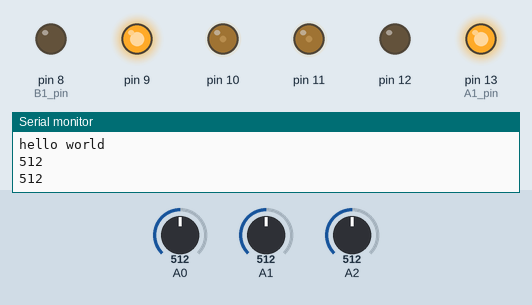
Simulated run of this sketch. Board: Arduino Uno, built with avr-gcc and run on an emulated ATmega328P. Shown: output pins drawn as LEDs (lit = HIGH), the last lines printed to the serial monitor. The inputs (shaded band) are chosen by the test bench; at power-on: A2 = 512, A0 = 512, A1 = 512.

Above: at 1.3 s.
1.4 s: A2 set to 162
3.3 s: A2 set to 144
At 4.5 s:
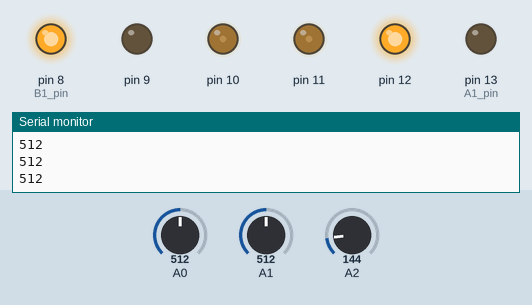
5.6 s: A2 set to 306
At 6.0 s:
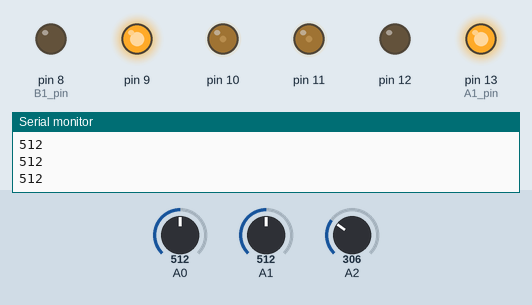
7.1 s: A2 set to 122
At 8.7 s:
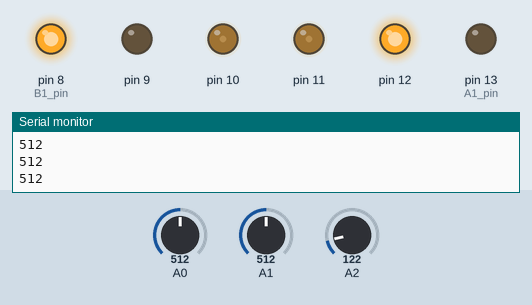
Timing chart, 0 to 10.1 s (numbered marks = the images above; inputs shaded):
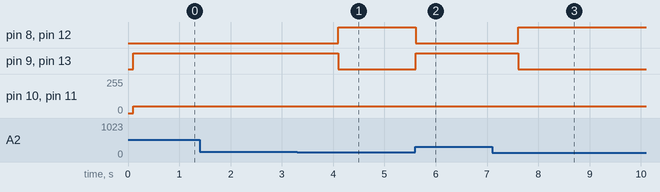

Measured:
- the behaviour switches between 151 and 150 on A2 (found by bisection; images 0 and 1)
- after the input at 3.3 s, pin 8 (B1_pin), pin 12: LOW → HIGH after 0.80 s; pin 9, pin 13 (A1_pin): HIGH → LOW after 0.80 s
- after the input at 5.6 s, pin 8 (B1_pin), pin 12: HIGH → LOW at once; pin 9, pin 13 (A1_pin): LOW → HIGH at once
- after the input at 7.1 s, pin 8 (B1_pin), pin 12: LOW → HIGH after 0.51 s; pin 9, pin 13 (A1_pin): HIGH → LOW after 0.51 s

The sketch:

robot.ino
```cpp
#include <Wire.h>
#include "TB6612FNG.h"

/*
name motors left/right not A/B

*/

const int a1    = 13;
const int a2    = 12;
const int pwma  = 11;  // HW
const int b1    = 8;
const int b2    = 9;
const int pwmb  = 10; // HW
//const int RESET  = 14;
//const int BEEP   = 15;


class Robot {
public:
	Robot(){
//		motorAB = new MotorDriver(pwma,a1,a2,pwmb,b1,b2);
    motorAB.init(pwma,a1,a2,pwmb,b1,b2);
    motorAB.begin();
	}
	// dir <xxxx d c b a>  0 - reverse, 1 - forward
	// void setMotors(byte dir, byte a, byte b, byte c, byte d){
	void drive(byte dir, byte a, byte b){
		if(dir & 1) motorAB.motor0Forward(a);
		else motorAB.motor0Reverse(a);

		if(dir & 2) motorAB.motor1Forward(b);
		else this->motorAB.motor1Reverse(b);
	}

	void allStop(){
		motorAB.coastBothMotors();
		delay(100);
		motorAB.stopBothMotors();
	}

  int motorTest(int spd){
    spd += 10;
    if(spd>100) spd = 0;
    motorAB.motor0Forward(spd);
    motorAB.motor1Forward(spd);
    delay(1000);
    motorAB.motor0Reverse(spd);
    motorAB.motor1Reverse(spd);

    return spd;
  }

	void run(){
    static int spd = 0;
		// check sensors
		// move motors
//    spd = motorTest(spd);
    delay(1000);
    Serial.println(spd);
//    Serial.println((int)motorAB);
	}

 void turnLeft(int spd){
    motorAB.motor0Forward(spd);
    motorAB.motor1Reverse(spd);
 }

  void turnRight(int spd){
    motorAB.motor1Forward(spd);
    motorAB.motor0Reverse(spd);
 }

 void forward(int spd){
    motorAB.motor0Forward(spd);
    motorAB.motor1Forward(spd);
 }

 void wander(){
  int front = analogRead(0); // green
  int left = analogRead(2); // blue
  int right = analogRead(1); // orange

  int detect = 150;
  int spd = 50;
  int lrturn = 100; // left/right turn time
  int fturn = 1000; // front turn time

  Serial.println(front);
  if (front > detect){
    if (left > detect && right > detect){
      turnRight(spd);
      delay(fturn); // try to get 180 with 2 delays
    }
    else if (left > detect){
      turnRight(spd);
      delay(lrturn);
    }
    else {
      turnLeft(spd);
      delay(lrturn);
    }
  }
  else if (left > detect){
      turnRight(spd);
      delay(lrturn);
    }
  else if (right > detect){
      turnLeft(spd);
      delay(lrturn);
    }
  else {
    forward(50);
    delay(100);
  }
 }

private:
  MotorDriver motorAB;
};

Robot *robot = NULL;

//MotorDriver md(pwma,a1,a2,pwmb,b1,b2);
//int spd = 0;

void setup(){
  robot = new Robot();
	Serial.begin(9600);
	Serial.println("hello world");
}


void mdtest(){
  int spd = 0;
  MotorDriver md;
  md.init(pwma,a1,a2,pwmb,b1,b2);
  while(true){
    spd += 10;
    if(spd>100) spd = 0;
    md.motor0Forward(spd);
    md.motor1Forward(spd);
    delay(1000);
    md.motor0Reverse(spd);
    md.motor1Reverse(spd);
    delay(1000);

  }
}


void loop(){
//    mdtest();

  int a = 0;
	while(true){
		robot->wander();
//		delay(1000);
//    a = analogRead(0);
//    Serial.println(a);
	}
}
```

TB6612FNG.h
```cpp
#ifndef __TB6612FNG_H__
#define __TB6612FNG_H__

// #include <Arduino.h>
#include <stdint.h>

/**
 * ATmega328P, pwm works on pins 3, 5, 6, 9, 10, and 11 at 490/980Hz
 */
class MotorDriver {
public:

  MotorDriver(void){
    ;
  }

  void init(int pwmA, int a0, int a1, int pwmB, int b0, int b1, int reset=-1){
    pwmA_pin = pwmA;
    pwmB_pin = pwmB;
    A0_pin = a0;
    A1_pin = a1;
    B0_pin = b0;
    B1_pin = b1;
    reset_pin = reset;

    pinMode(pwmA_pin, OUTPUT);
    pinMode(pwmB_pin, OUTPUT);
    pinMode(A0_pin, OUTPUT);
    pinMode(A1_pin, OUTPUT);
    pinMode(B0_pin, OUTPUT);
    pinMode(B1_pin, OUTPUT);

    if(reset_pin){
      pinMode(reset_pin, OUTPUT);
      digitalWrite(reset_pin, HIGH);
    }
  }

  void begin(){
    if(reset_pin){
      digitalWrite(reset_pin, LOW);
      delay(100);
      digitalWrite(reset_pin, HIGH);
    }
  }

  void motor0Forward(uint8_t speed){
//    Serial.println("motor0Forward");
    digitalWrite(A0_pin,LOW);
    digitalWrite(A1_pin,HIGH);
    analogWrite(pwmA_pin, speed);
  }

  void motor1Forward(uint8_t speed){
    digitalWrite(B0_pin,LOW);
    digitalWrite(B1_pin,HIGH);
    analogWrite(pwmB_pin, speed);
  }

  void motor0Reverse(uint8_t speed){
    digitalWrite(A0_pin,HIGH);
    digitalWrite(A1_pin,LOW);
    analogWrite(pwmA_pin, speed);
  }

  void motor1Reverse(uint8_t speed){
    digitalWrite(B0_pin,HIGH);
    digitalWrite(B1_pin,LOW);
    analogWrite(pwmB_pin, speed);
  }

  /**
   * Stop is defined as break. It locks both motors up.
   */
  void stopBothMotors(){
    stopMotor0();
    stopMotor1();
  }

  void stopMotor0(){
    digitalWrite(A0_pin,HIGH);
    digitalWrite(A1_pin,HIGH);
  }

  void stopMotor1(){
    digitalWrite(B0_pin,HIGH);
    digitalWrite(B1_pin,HIGH);
  }


  /**
   * Coast is defined as a high impedance state. No current runs through motors
   * and they just spin.
   */
  void coastBothMotors(){
    motor0Coast();
    motor1Coast();
  }

  void motor0Coast(){
    digitalWrite(A0_pin,LOW);
    digitalWrite(A1_pin,LOW);
    analogWrite(pwmA_pin, 255);
  }

  void motor1Coast(){
    digitalWrite(B0_pin,LOW);
    digitalWrite(B1_pin,LOW);
    analogWrite(pwmB_pin, 255);
  }

protected:

  int pwmA_pin, pwmB_pin, A0_pin, A1_pin, B0_pin, B1_pin, reset_pin;
};

#endif
```
